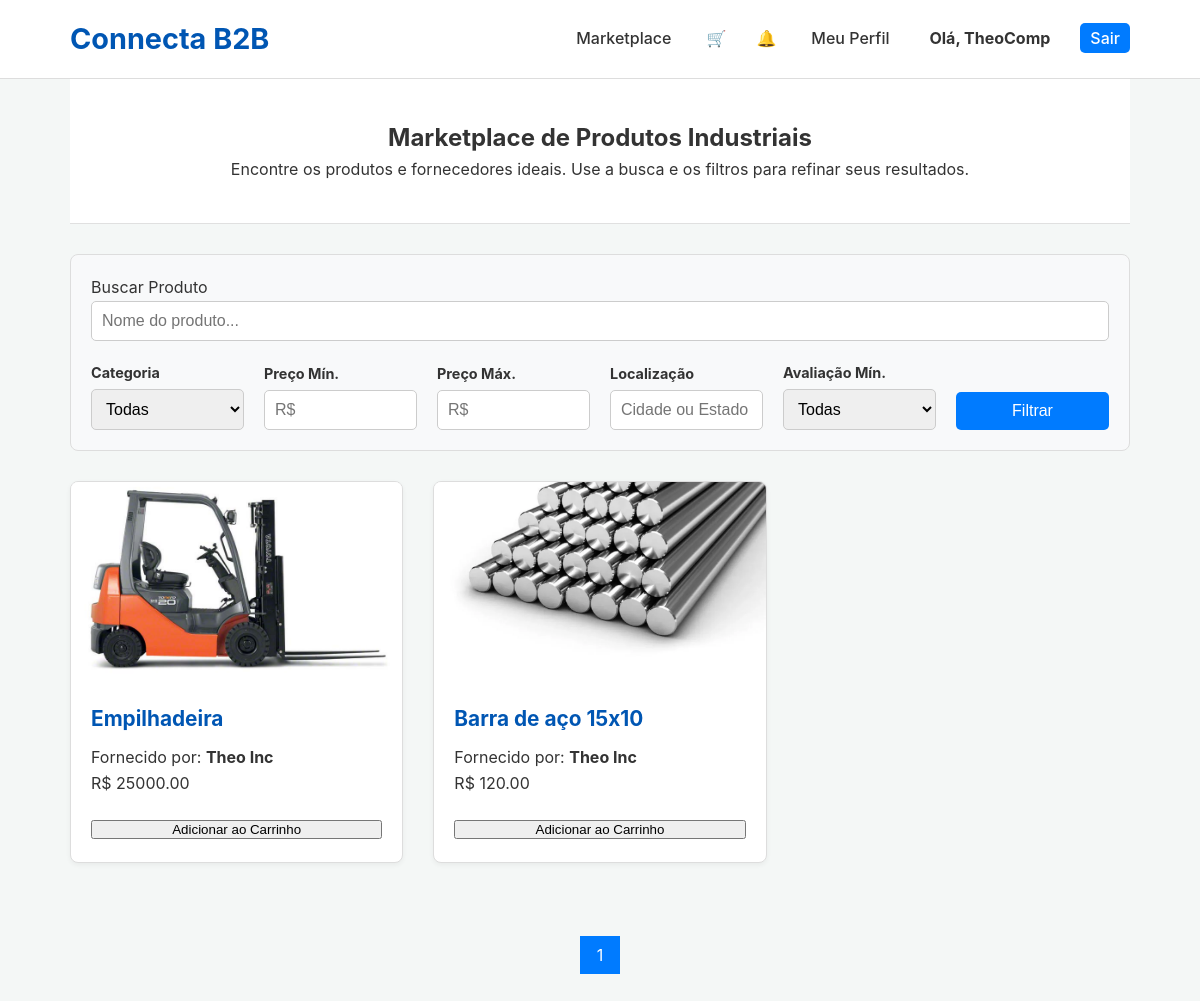
Page /products (signed in) on the committed database.
### app.py (models this page shows, shortened)
class Product(db.Model):
    id = db.Column(db.Integer, primary_key=True); name = db.Column(db.String(100), nullable=False); description = db.Column(db.Text, nullable=False); category = db.Column(db.String(80), nullable=False); base_price = db.Column(db.Float, nullable=True); supplier_id = db.Column(db.Integer, db.ForeignKey('company.id'), nullable=False)
    images = db.relationship('ProductImage', backref='product', lazy=True, cascade="all, delete-orphan")
    quote_requests = db.relationship('QuoteRequest', backref='product', lazy=True, cascade="all, delete-orphan")

class ProductImage(db.Model):
    id = db.Column(db.Integer, primary_key=True); filename = db.Column(db.String(255), nullable=False); product_id = db.Column(db.Integer, db.ForeignKey('product.id'), nullable=False)

class Company(db.Model):
    id = db.Column(db.Integer, primary_key=True); company_name = db.Column(db.String(150), nullable=False); cnpj = db.Column(db.String(18), unique=True, nullable=False); email = db.Column(db.String(150), unique=True, nullable=False); password_hash = db.Column(db.String(256), nullable=False); user_type = db.Column(db.String(50), nullable=False)
    is_verified = db.Column(db.Boolean, default=False); is_admin = db.Column(db.Boolean, default=False); is_active = db.Column(db.Boolean, default=True)
    logo_filename = db.Column(db.String(255), nullable=True); description = db.Column(db.Text, nullable=True); website = db.Column(db.String(255), nullable=True); address = db.Column(db.String(255), nullable=True); certifications = db.Column(db.String(255), nullable=True)
    created_at = db.Column(db.DateTime, default=datetime.utcnow)
    products = db.relationship('Product', backref='supplier', lazy=True, cascade="all, delete-orphan")
    notifications = db.relationship('Notification', foreign_keys='Notification.recipient_id', backref='recipient', lazy=True, cascade="all, delete-orphan")
    reviews_received = db.relationship('Review', foreign_keys='Review.supplier_id', backref='reviewed_supplier', lazy='dynamic')
    sent_quotes = db.relationship('QuoteRequest', foreign_keys='QuoteRequest.buyer_id', backref='buyer', lazy='dynamic')
    received_quotes = db.relationship('QuoteRequest', foreign_keys='QuoteRequest.supplier_id', backref='supplier', lazy='dynamic')
    quote_groups = db.relationship('QuoteGroup', backref='buyer', lazy=True)
    open_rfqs = db.relationship('OpenRFQ', backref='buyer', lazy=True) # RFQ: Ligação com a empresa que criou
    open_rfq_responses = db.relationship('OpenRFQResponse', backref='supplier', lazy=True) # RFQ: Ligação com as respostas

### app.py (the view)
@app.route('/products')
@login_required
def products():
    page = request.args.get('page', 1, type=int)
    search_query = request.args.get('search', ''); category_query = request.args.get('category', '')
    price_min = request.args.get('price_min', type=float); price_max = request.args.get('price_max', type=float)
    location_query = request.args.get('location', ''); rating_min = request.args.get('rating_min', type=float)
    query = Product.query.join(Company, Product.supplier_id == Company.id)
    if search_query: query = query.filter(or_(Product.name.ilike(f"%{search_query}%"), Product.description.ilike(f"%{search_query}%")))
    if category_query: query = query.filter(Product.category == category_query)
    if price_min is not None: query = query.filter(Product.base_price >= price_min)
    if price_max is not None: query = query.filter(Product.base_price <= price_max)
    if location_query: query = query.filter(Company.address.ilike(f"%{location_query}%"))
    if rating_min is not None and rating_min > 0:
        avg_ratings = db.session.query(Review.supplier_id, func.avg(Review.rating).label('avg_rating')).group_by(Review.supplier_id).subquery()
        query = query.join(avg_ratings, Product.supplier_id == avg_ratings.c.supplier_id).filter(avg_ratings.c.avg_rating >= rating_min)
    pagination = query.order_by(Product.id.desc()).paginate(page=page, per_page=9)
    categories = db.session.query(Product.category).distinct().all()
    filter_values = {'search': search_query, 'category': category_query, 'price_min': price_min, 'price_max': price_max, 'location': location_query, 'rating_min': rating_min }
    return render_template('products.html', pagination=pagination, categories=[c[0] for c in categories], filters=filter_values)

### app.py (called while the page is built)
def login_required(f):
    @wraps(f)
    def decorated_function(*args, **kwargs):
        if 'company_id' not in session: flash('Você precisa estar logado.', 'error'); return redirect(url_for('login'))
        return f(*args, **kwargs)
    return decorated_function

@app.context_processor
def inject_notifications():
    if 'company_id' in session:
        unread_count = db.session.query(Notification).filter_by(recipient_id=session['company_id'], read=False).count()
        cart_item_count = len(session.get('cart', {})) if session.get('user_type') == 'buyer' else 0
        return dict(unread_notifications=unread_count, cart_item_count=cart_item_count)
    return dict(unread_notifications=0, cart_item_count=0)

### templates/products.html (shortened to what this page needs)
<!DOCTYPE html>
<html lang="pt-br">
<head>
    <link rel="stylesheet" href="{{ url_for('static', filename='css/style.css') }}">
</head>
<body>
    <header class="main-header">
        <div class="container">
            <a href="{{ url_for('home') }}" style="text-decoration: none;"><h1 class="logo">Connecta B2B</h1></a>
            <nav class="main-nav">
                <ul>
                    <li><a href="{{ url_for('products') }}">Marketplace</a></li>
                    {% if session.user_type == 'buyer' %}
                    <li><a href="{{ url_for('view_cart') }}" style="position: relative; padding: 5px;">&#128722; </a></li>
                    {% endif %}
                    <li><a href="{{ url_for('notifications') }}" style="position: relative; padding: 5px;">&#128276; </a></li>
                    <li><a href="{{ url_for('company_profile', company_id=session.company_id) }}">Meu Perfil</a></li>
                    <li><a href="{{ url_for('dashboard') }}"><strong>Olá, {{ session.company_name }}</strong></a></li>
                    <li><a href="{{ url_for('logout') }}" class="login-button">Sair</a></li>
                </ul>
            </nav>
        </div>
    </header>
    <main class="container">
        <div class="page-header"><h2>Marketplace de Produtos Industriais</h2><p>Encontre os produtos e fornecedores ideais. Use a busca e os filtros para refinar seus resultados.</p></div>
        <form method="GET" action="{{ url_for('products') }}" class="search-filter-bar">
            <div class="search-group"><label for="search-input">Buscar Produto</label><input type="text" name="search" id="search-input" placeholder="Nome do produto..." value="{{ filters.search or '' }}" autocomplete="off"><ul id="search-results"></ul></div>
            <div class="form-group"><label for="category">Categoria</label><select name="category" id="category"><option value="">Todas</option></select></div>
            <div class="form-group"><label for="price_min">Preço Mín.</label><input type="number" name="price_min" id="price_min" placeholder="R$" value="{{ filters.price_min if filters.price_min is not none }}"></div>
            <div class="form-group"><label for="price_max">Preço Máx.</label><input type="number" name="price_max" id="price_max" placeholder="R$" value="{{ filters.price_max if filters.price_max is not none }}"></div>
            <div class="form-group"><label for="location">Localização</label><input type="text" name="location" id="location" placeholder="Cidade ou Estado" value="{{ filters.location or '' }}"></div>
            <div class="form-group"><label for="rating_min">Avaliação Mín.</label><select name="rating_min" id="rating_min"><option value="">Todas</option></select></div>
            <div class="form-group"><button type="submit">Filtrar</button></div>
        </form>
        <div class="products-grid">
            {% for product in pagination.items %}
                <div class="product-card">
                    <a href="{{ url_for('product_detail', product_id=product.id) }}">
                        <div class="product-image-container">{% if product.images %}<img src="{{ url_for('static', filename='uploads/' + product.images[0].filename) }}" alt="{{ product.name }}">{% else %}<div style="display:flex; align-items:center; justify-content:center; height:100%; color:#aaa;">Sem Imagem</div>{% endif %}</div>
                        <div class="product-info">
                            <h4>{{ product.name }}</h4>
                            <p>Fornecido por: <strong>{{ product.supplier.company_name }}</strong></p>
                            <p style="margin-top:auto;">R$ {{ "%.2f"|format(product.base_price) if product.base_price else 'Sob consulta' }}</p>
                        </div>
                    </a>
                    {% if session.user_type == 'buyer' %}
                    <form action="{{ url_for('add_to_cart', product_id=product.id) }}" method="POST" style="padding: 0 20px 20px 20px;">
                        <button type="submit" class="submit-button" style="width:100%;">Adicionar ao Carrinho</button>
                    </form>
                    {% endif %}
                </div>
            {% else %}<p>Nenhum produto encontrado com os filtros aplicados.</p>{% endfor %}
        </div>
        <div class="pagination">
            {% for page_num in pagination.iter_pages() %}{% if page_num %}{% if pagination.page == page_num %}<a href="#" class="active">{{ page_num }}</a>{% else %}<a href="{{ url_for('products', page=page_num, **filters) }}">{{ page_num }}</a>{% endif %}{% else %}...{% endif %}{% endfor %}
        </div>
    </main>
</body>
</html>

### static/css/style.css (style rules this page uses)
* { margin: 0; padding: 0; box-sizing: border-box; }
body { font-family: -apple-system, BlinkMacSystemFont, 'Segoe UI', Roboto, Helvetica, Arial, sans-serif; line-height: 1.6; background-color: #f4f7f6; color: #333; }
.container { max-width: 1100px; margin: 0 auto; padding: 0 20px; }
.main-header { background-color: #ffffff; padding: 1rem 0; border-bottom: 1px solid #ddd; position: sticky; top: 0; z-index: 1000; }
.main-header .container { display: flex; justify-content: space-between; align-items: center; }
.logo { color: #0056b3; font-size: 1.8rem; font-weight: 700; }
.main-nav ul { list-style-type: none; display: flex; gap: 20px; }
.main-nav a { text-decoration: none; color: #333; font-weight: 500; padding: 5px 10px; transition: color 0.3s ease; }
.login-button { background-color: #007bff; color: #ffffff !important; border-radius: 5px; padding: 8px 15px; transition: background-color 0.3s ease; }

### templates/products.html (style rules this page uses)
.page-header { text-align: center; padding: 40px 20px; background-color: #ffffff; border-bottom: 1px solid #e0e0e0; }
.search-filter-bar { background-color: #f8f9fa; padding: 20px; border-radius: 8px; margin: 30px 0; display: grid; grid-template-columns: repeat(auto-fit, minmax(150px, 1fr)); gap: 20px; align-items: end; border: 1px solid #ddd; }
.form-group { display: flex; flex-direction: column; }
.form-group label { margin-bottom: 5px; font-weight: bold; font-size: 0.9rem; }
.search-group { grid-column: 1 / -1; position: relative; }
.search-filter-bar input, .search-filter-bar select { width: 100%; padding: 10px; border: 1px solid #ccc; border-radius: 5px; font-size: 1rem; box-sizing: border-box; }
.search-filter-bar button { background-color: #007bff; color: white; padding: 10px 30px; border: none; border-radius: 5px; cursor: pointer; font-size: 1rem; transition: background-color 0.3s ease; width: 100%; }
.products-grid { display: grid; grid-template-columns: repeat(auto-fill, minmax(300px, 1fr)); gap: 30px; padding-bottom: 40px; }
.product-card { background-color: #fff; border: 1px solid #ddd; border-radius: 8px; overflow: hidden; box-shadow: 0 2px 5px rgba(0,0,0,0.05); display: flex; flex-direction: column; }
.product-card a { text-decoration: none; color: inherit; }
.product-image-container { width: 100%; height: 200px; background-color: #f0f0f0; display: block; }
.product-image-container img { width: 100%; height: 100%; object-fit: cover; }
.product-info { padding: 20px; flex-grow: 1; display: flex; flex-direction: column; }
.product-info h4 { font-size: 1.3rem; color: #0056b3; margin-bottom: 10px; }
.pagination { text-align: center; margin: 40px 0; }
.pagination a { color: #007bff; text-decoration: none; padding: 8px 16px; border: 1px solid #ddd; margin: 0 4px; }
.pagination a.active { background-color: #007bff; color: white; border-color: #007bff; }

### rows in the picture
Product: filename (picture), name "Empilhadeira", supplier.company_name "Theo Inc", base_price "25000.00"
Product: filename (picture), name "Barra de aço 15x10", supplier.company_name "Theo Inc", base_price "120.00"

### other values in the picture
{{ session.company_name }} "TheoComp"
{{ page_num }} "1"
